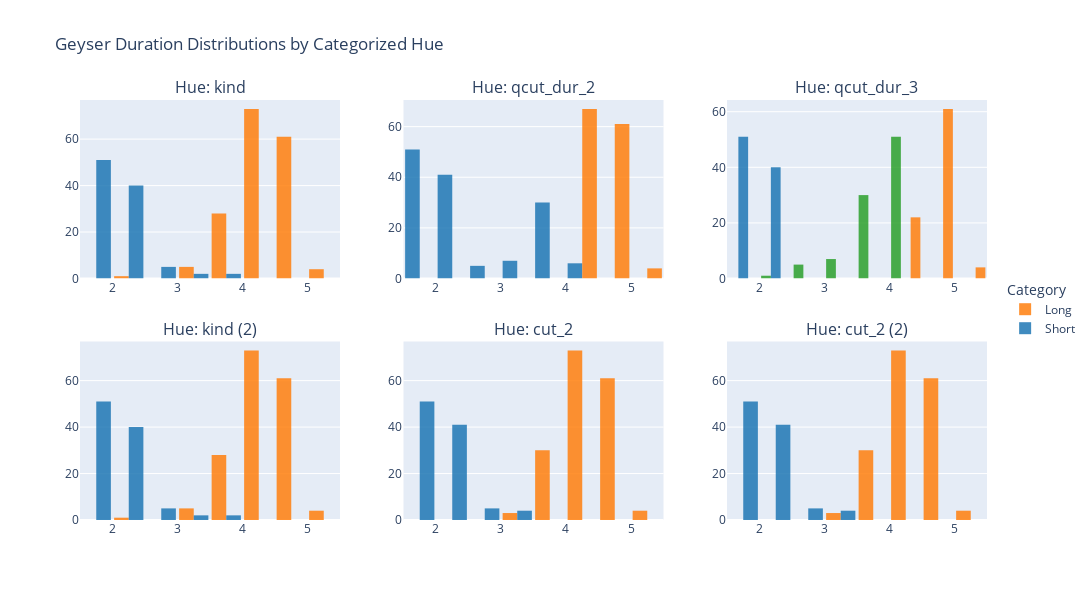

The notebook cell this image was saved under:
### Code cell
import plotly.graph_objects as go
from plotly.subplots import make_subplots

# Define subplot titles
subplot_titles = [
    "Hue: kind", "Hue: qcut_dur_2", "Hue: qcut_dur_3",
    "Hue: kind (2)", "Hue: cut_2", "Hue: cut_2 (2)"
]

# Create 2×3 subplot grid
fig = make_subplots(
    rows=2, cols=3,
    subplot_titles=subplot_titles,
    horizontal_spacing=0.07,
    vertical_spacing=0.15
)

# Manual color map (hex)
manual_color_map = {
    'short': '#1f77b4',   # Blue
    'medium': '#2ca02c',  # Green
    'long': '#ff7f0e',    # Orange
}

# Mapping of subplot axes to hue columns
plot_hues = [
    "kind", "qcut_dur_2", "qcut_dur_3",
    "kind", "cut_2", "cut_2"
]

# Add traces manually for each subplot
for i, hue_col in enumerate(plot_hues):
    row = i // 3 + 1
    col = i % 3 + 1
    if hue_col not in geyser.columns:
        continue
    categories = geyser[hue_col].dropna().unique()
    for cat in categories:
        subset = geyser[geyser[hue_col] == cat]
        fig.add_trace(
            go.Histogram(
                x=subset["duration"],
                name=cat.capitalize(),
                marker_color=manual_color_map.get(cat, "gray"),
                showlegend=(i == 0),  # Show legend only once
                opacity=0.85
            ),
            row=row, col=col
        )

# Update layout
fig.update_layout(
    title_text="Geyser Duration Distributions by Categorized Hue",
    height=600,
    width=1100,
    bargap=0.1,
    legend_title_text="Category",
    legend=dict(
        x=1.02,
        y=0.5,
        xanchor="left",
        yanchor="middle"
    )
)

# Display interactive figure
fig.show()

### Figure 1 — Plotly figure (JSON) as saved in the notebook; plotly's stock layout.template omitted (floating-point values rounded to 4 significant figures; data arrays with more than 128 entries replaced by an {"elided": "..."} marker saying what was removed)
{"data": [{"marker": {"color": "#ff7f0e"}, "name": "Long", "opacity": 0.85, "showlegend": true, "type": "histogram", "x": {"elided": "172 float values"}, "xaxis": "x", "yaxis": "y"}, {"marker": {"color": "#1f77b4"}, "name": "Short", "opacity": 0.85, "showlegend": true, "type": "histogram", "x": [1.8, 2.283, 2.883, 1.95, 1.833, 1.75, 2.167, 1.75, 1.6, 1.8, 1.75, 1.967, 3.367, 2.017, 1.867, 1.833, 1.883, 1.75, 3.833, 2.1, 2.0, 1.833, 1.733, 1.667, 2.233, 1.75, 1.817, 2.067, 1.967, 1.983, 2.017, 2.633, 2.167, 2.2, 1.867, 1.833, 1.867, 2.483, 2.1, 1.867, 1.783, 2.3, 1.7, 2.317, 1.817, 2.617, 1.967, 1.917, 2.267, 1.867, 2.8, 1.833, 1.883, 2.033, 2.233, 1.983, 2.017, 1.8, 2.4, 1.8, 2.2, 2.0, 3.5, 2.367, 1.933, 1.917, 2.083, 2.417, 1.883, 2.033, 1.833, 2.183, 1.833, 2.25, 2.1, 1.867, 1.783, 1.933, 1.867, 3.417, 2.4, 2.0, 1.867, 1.75, 2.417, 2.217, 1.883, 1.85, 2.333, 2.35, 2.9, 2.083, 2.133, 2.2, 2.0, 1.85, 1.983, 2.25, 2.15, 1.817], "xaxis": "x", "yaxis": "y"}, {"marker": {"color": "#1f77b4"}, "name": "Short", "opacity": 0.85, "showlegend": false, "type": "histogram", "x": {"elided": "140 float values"}, "xaxis": "x2", "yaxis": "y2"}, {"marker": {"color": "#ff7f0e"}, "name": "Long", "opacity": 0.85, "showlegend": false, "type": "histogram", "x": {"elided": "132 float values"}, "xaxis": "x2", "yaxis": "y2"}, {"marker": {"color": "#2ca02c"}, "name": "Medium", "opacity": 0.85, "showlegend": false, "type": "histogram", "x": [3.6, 3.333, 2.883, 3.6, 3.917, 4.2, 4.25, 3.45, 3.067, 3.6, 4.083, 3.85, 4.3, 3.367, 4.033, 3.833, 3.317, 3.833, 3.717, 4.317, 4.167, 4.033, 4.0, 3.883, 3.6, 4.133, 4.333, 4.1, 2.633, 4.067, 3.95, 4.0, 4.333, 4.3, 3.75, 2.483, 4.05, 3.683, 2.617, 4.067, 4.25, 3.767, 4.167, 2.8, 4.333, 3.733, 4.233, 4.333, 4.0, 3.567, 4.0, 4.083, 3.967, 4.15, 3.833, 3.5, 3.333, 4.167, 4.333, 4.0, 4.167, 4.25, 3.767, 4.083, 4.1, 3.966, 4.233, 3.5, 4.133, 3.85, 3.833, 3.417, 4.233, 4.15, 4.267, 4.0, 4.117, 4.083, 4.267, 3.917, 4.083, 4.183, 4.283, 3.95, 4.15, 2.9, 3.833, 3.567, 4.15, 3.817, 3.917, 4.283, 4.25, 4.117], "xaxis": "x3", "yaxis": "y3"}, {"marker": {"color": "#1f77b4"}, "name": "Short", "opacity": 0.85, "showlegend": false, "type": "histogram", "x": [1.8, 2.283, 1.95, 1.833, 1.75, 2.167, 1.75, 1.6, 1.8, 1.75, 1.967, 2.017, 1.867, 1.833, 1.883, 1.75, 2.1, 2.0, 1.833, 1.733, 1.667, 2.233, 1.75, 1.817, 2.067, 1.967, 1.983, 2.017, 2.167, 2.2, 1.867, 1.833, 1.867, 2.1, 1.867, 1.783, 2.3, 1.7, 2.317, 1.817, 1.967, 1.917, 2.267, 1.867, 1.833, 1.883, 2.033, 2.233, 1.983, 2.017, 1.8, 2.4, 1.8, 2.2, 2.0, 2.367, 1.933, 1.917, 2.083, 2.417, 1.883, 2.033, 1.833, 2.183, 1.833, 2.25, 2.1, 1.867, 1.783, 1.933, 2.383, 1.867, 2.4, 2.0, 1.867, 1.75, 2.417, 2.217, 1.883, 1.85, 2.333, 2.35, 2.083, 2.133, 2.2, 2.0, 1.85, 1.983, 2.25, 2.15, 1.817], "xaxis": "x3", "yaxis": "y3"}, {"marker": {"color": "#ff7f0e"}, "name": "Long", "opacity": 0.85, "showlegend": false, "type": "histogram", "x": [4.533, 4.7, 4.35, 4.7, 4.8, 4.533, 4.433, 4.467, 4.833, 4.783, 4.35, 4.567, 4.533, 4.633, 4.8, 4.716, 4.833, 4.883, 4.567, 4.5, 4.8, 4.4, 4.7, 4.7, 4.5, 5.067, 4.567, 4.933, 4.517, 4.817, 4.667, 4.9, 4.367, 4.5, 4.7, 4.85, 4.733, 4.9, 4.417, 4.633, 4.6, 4.417, 4.6, 4.5, 4.65, 4.383, 4.933, 4.533, 4.817, 4.633, 5.1, 5.033, 4.6, 4.5, 4.583, 5.0, 4.617, 4.583, 4.5, 4.583, 4.433, 4.417, 4.8, 4.8, 4.366, 4.667, 4.35, 4.6, 4.367, 4.5, 4.7, 4.8, 4.483, 4.55, 4.45, 4.933, 4.583, 4.367, 4.35, 4.45, 4.5, 4.45, 4.767, 4.533, 4.75, 4.417, 4.467], "xaxis": "x3", "yaxis": "y3"}, {"marker": {"color": "#ff7f0e"}, "name": "Long", "opacity": 0.85, "showlegend": false, "type": "histogram", "x": {"elided": "172 float values"}, "xaxis": "x4", "yaxis": "y4"}, {"marker": {"color": "#1f77b4"}, "name": "Short", "opacity": 0.85, "showlegend": false, "type": "histogram", "x": [1.8, 2.283, 2.883, 1.95, 1.833, 1.75, 2.167, 1.75, 1.6, 1.8, 1.75, 1.967, 3.367, 2.017, 1.867, 1.833, 1.883, 1.75, 3.833, 2.1, 2.0, 1.833, 1.733, 1.667, 2.233, 1.75, 1.817, 2.067, 1.967, 1.983, 2.017, 2.633, 2.167, 2.2, 1.867, 1.833, 1.867, 2.483, 2.1, 1.867, 1.783, 2.3, 1.7, 2.317, 1.817, 2.617, 1.967, 1.917, 2.267, 1.867, 2.8, 1.833, 1.883, 2.033, 2.233, 1.983, 2.017, 1.8, 2.4, 1.8, 2.2, 2.0, 3.5, 2.367, 1.933, 1.917, 2.083, 2.417, 1.883, 2.033, 1.833, 2.183, 1.833, 2.25, 2.1, 1.867, 1.783, 1.933, 1.867, 3.417, 2.4, 2.0, 1.867, 1.75, 2.417, 2.217, 1.883, 1.85, 2.333, 2.35, 2.9, 2.083, 2.133, 2.2, 2.0, 1.85, 1.983, 2.25, 2.15, 1.817], "xaxis": "x4", "yaxis": "y4"}, {"marker": {"color": "#ff7f0e"}, "name": "Long", "opacity": 0.85, "showlegend": false, "type": "histogram", "x": {"elided": "171 float values"}, "xaxis": "x5", "yaxis": "y5"}, {"marker": {"color": "#1f77b4"}, "name": "Short", "opacity": 0.85, "showlegend": false, "type": "histogram", "x": [1.8, 3.333, 2.283, 2.883, 1.95, 1.833, 1.75, 2.167, 1.75, 1.6, 1.8, 1.75, 3.067, 1.967, 2.017, 1.867, 1.833, 1.883, 1.75, 3.317, 2.1, 2.0, 1.833, 1.733, 1.667, 2.233, 1.75, 1.817, 2.067, 1.967, 1.983, 2.017, 2.633, 2.167, 2.2, 1.867, 1.833, 1.867, 2.483, 2.1, 1.867, 1.783, 2.3, 1.7, 2.317, 1.817, 2.617, 1.967, 1.917, 2.267, 1.867, 2.8, 1.833, 1.883, 2.033, 2.233, 1.983, 2.017, 1.8, 2.4, 1.8, 2.2, 2.0, 2.367, 1.933, 1.917, 2.083, 3.333, 2.417, 1.883, 2.033, 1.833, 2.183, 1.833, 2.25, 2.1, 1.867, 1.783, 1.933, 2.383, 1.867, 2.4, 2.0, 1.867, 1.75, 2.417, 2.217, 1.883, 1.85, 2.333, 2.35, 2.9, 2.083, 2.133, 2.2, 2.0, 1.85, 1.983, 2.25, 2.15, 1.817], "xaxis": "x5", "yaxis": "y5"}, {"marker": {"color": "#ff7f0e"}, "name": "Long", "opacity": 0.85, "showlegend": false, "type": "histogram", "x": {"elided": "171 float values"}, "xaxis": "x6", "yaxis": "y6"}, {"marker": {"color": "#1f77b4"}, "name": "Short", "opacity": 0.85, "showlegend": false, "type": "histogram", "x": [1.8, 3.333, 2.283, 2.883, 1.95, 1.833, 1.75, 2.167, 1.75, 1.6, 1.8, 1.75, 3.067, 1.967, 2.017, 1.867, 1.833, 1.883, 1.75, 3.317, 2.1, 2.0, 1.833, 1.733, 1.667, 2.233, 1.75, 1.817, 2.067, 1.967, 1.983, 2.017, 2.633, 2.167, 2.2, 1.867, 1.833, 1.867, 2.483, 2.1, 1.867, 1.783, 2.3, 1.7, 2.317, 1.817, 2.617, 1.967, 1.917, 2.267, 1.867, 2.8, 1.833, 1.883, 2.033, 2.233, 1.983, 2.017, 1.8, 2.4, 1.8, 2.2, 2.0, 2.367, 1.933, 1.917, 2.083, 3.333, 2.417, 1.883, 2.033, 1.833, 2.183, 1.833, 2.25, 2.1, 1.867, 1.783, 1.933, 2.383, 1.867, 2.4, 2.0, 1.867, 1.75, 2.417, 2.217, 1.883, 1.85, 2.333, 2.35, 2.9, 2.083, 2.133, 2.2, 2.0, 1.85, 1.983, 2.25, 2.15, 1.817], "xaxis": "x6", "yaxis": "y6"}], "layout": {"annotations": [{"font": {"size": 16}, "showarrow": false, "text": "Hue: kind", "x": 0.1433, "xanchor": "center", "xref": "paper", "y": 1, "yanchor": "bottom", "yref": "paper"}, {"font": {"size": 16}, "showarrow": false, "text": "Hue: qcut_dur_2", "x": 0.5, "xanchor": "center", "xref": "paper", "y": 1, "yanchor": "bottom", "yref": "paper"}, {"font": {"size": 16}, "showarrow": false, "text": "Hue: qcut_dur_3", "x": 0.8567, "xanchor": "center", "xref": "paper", "y": 1, "yanchor": "bottom", "yref": "paper"}, {"font": {"size": 16}, "showarrow": false, "text": "Hue: kind (2)", "x": 0.1433, "xanchor": "center", "xref": "paper", "y": 0.425, "yanchor": "bottom", "yref": "paper"}, {"font": {"size": 16}, "showarrow": false, "text": "Hue: cut_2", "x": 0.5, "xanchor": "center", "xref": "paper", "y": 0.425, "yanchor": "bottom", "yref": "paper"}, {"font": {"size": 16}, "showarrow": false, "text": "Hue: cut_2 (2)", "x": 0.8567, "xanchor": "center", "xref": "paper", "y": 0.425, "yanchor": "bottom", "yref": "paper"}], "bargap": 0.1, "height": 600, "legend": {"title": {"text": "Category"}, "x": 1.02, "xanchor": "left", "y": 0.5, "yanchor": "middle"}, "title": {"text": "Geyser Duration Distributions by Categorized Hue"}, "width": 1100, "xaxis": {"anchor": "y", "domain": [0, 0.2867]}, "xaxis2": {"anchor": "y2", "domain": [0.3567, 0.6433]}, "xaxis3": {"anchor": "y3", "domain": [0.7133, 1]}, "xaxis4": {"anchor": "y4", "domain": [0, 0.2867]}, "xaxis5": {"anchor": "y5", "domain": [0.3567, 0.6433]}, "xaxis6": {"anchor": "y6", "domain": [0.7133, 1]}, "yaxis": {"anchor": "x", "domain": [0.575, 1]}, "yaxis2": {"anchor": "x2", "domain": [0.575, 1]}, "yaxis3": {"anchor": "x3", "domain": [0.575, 1]}, "yaxis4": {"anchor": "x4", "domain": [0, 0.425]}, "yaxis5": {"anchor": "x5", "domain": [0, 0.425]}, "yaxis6": {"anchor": "x6", "domain": [0, 0.425]}}}
